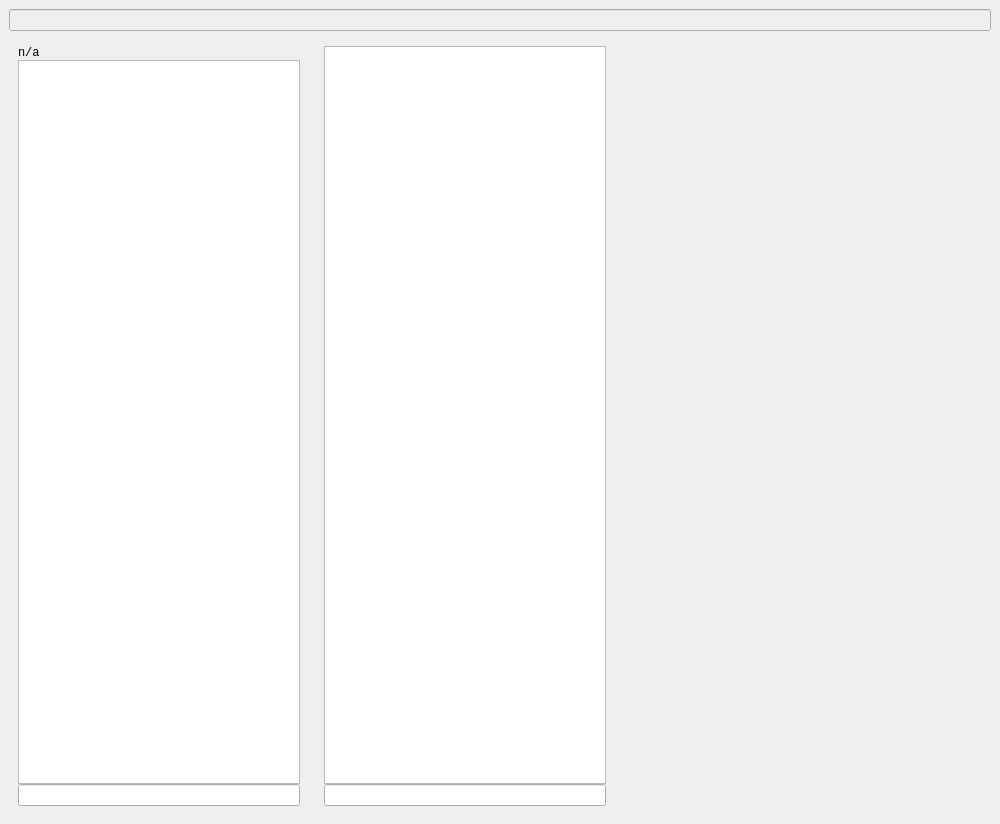
<?xml version="1.0" encoding="UTF-8"?>
<ui version="4.0">
 <class>MainWindow</class>
 <widget class="QMainWindow" name="MainWindow">
  <property name="geometry">
   <rect>
    <x>0</x>
    <y>0</y>
    <width>1000</width>
    <height>824</height>
   </rect>
  </property>
  <property name="sizePolicy">
   <sizepolicy hsizetype="Preferred" vsizetype="Preferred">
    <horstretch>0</horstretch>
    <verstretch>0</verstretch>
   </sizepolicy>
  </property>
  <property name="windowTitle">
   <string>Picks</string>
  </property>
  <widget class="QWidget" name="centralwidget">
   <layout class="QHBoxLayout" name="horizontalLayout">
    <item>
     <layout class="QVBoxLayout" name="verticalLayout">
      <item>
       <widget class="QLineEdit" name="le_directory">
        <property name="enabled">
         <bool>false</bool>
        </property>
       </widget>
      </item>
      <item>
       <layout class="QHBoxLayout" name="horizontalLayout_2">
        <item>
         <widget class="QWidget" name="frm_filelist" native="true">
          <property name="minimumSize">
           <size>
            <width>300</width>
            <height>100</height>
           </size>
          </property>
          <property name="maximumSize">
           <size>
            <width>300</width>
            <height>16777215</height>
           </size>
          </property>
          <layout class="QVBoxLayout" name="verticalLayout_2">
           <property name="spacing">
            <number>0</number>
           </property>
           <item>
            <widget class="QLabel" name="lbl_file_info">
             <property name="font">
              <font>
               <family>Monospace</family>
              </font>
             </property>
             <property name="text">
              <string>n/a</string>
             </property>
            </widget>
           </item>
           <item>
            <widget class="QListWidget" name="lst_files">
             <property name="editTriggers">
              <set>QAbstractItemView::NoEditTriggers</set>
             </property>
            </widget>
           </item>
           <item>
            <widget class="QLineEdit" name="txt_file_filter"/>
           </item>
          </layout>
         </widget>
        </item>
        <item>
         <widget class="QWidget" name="frm_tags" native="true">
          <property name="minimumSize">
           <size>
            <width>300</width>
            <height>100</height>
           </size>
          </property>
          <property name="maximumSize">
           <size>
            <width>300</width>
            <height>16777215</height>
           </size>
          </property>
          <layout class="QVBoxLayout" name="verticalLayout_3">
           <property name="spacing">
            <number>0</number>
           </property>
           <item>
            <widget class="QListWidget" name="lst_tags">
             <property name="editTriggers">
              <set>QAbstractItemView::NoEditTriggers</set>
             </property>
            </widget>
           </item>
           <item>
            <widget class="QLineEdit" name="txt_tag_filter"/>
           </item>
          </layout>
         </widget>
        </item>
        <item>
         <widget class="QLabel" name="lbl_viewer">
          <property name="sizePolicy">
           <sizepolicy hsizetype="MinimumExpanding" vsizetype="MinimumExpanding">
            <horstretch>0</horstretch>
            <verstretch>0</verstretch>
           </sizepolicy>
          </property>
          <property name="minimumSize">
           <size>
            <width>1</width>
            <height>1</height>
           </size>
          </property>
          <property name="autoFillBackground">
           <bool>true</bool>
          </property>
          <property name="text">
           <string/>
          </property>
          <property name="scaledContents">
           <bool>false</bool>
          </property>
          <property name="alignment">
           <set>Qt::AlignCenter</set>
          </property>
         </widget>
        </item>
       </layout>
      </item>
     </layout>
    </item>
   </layout>
  </widget>
 </widget>
 <resources/>
 <connections/>
</ui>
